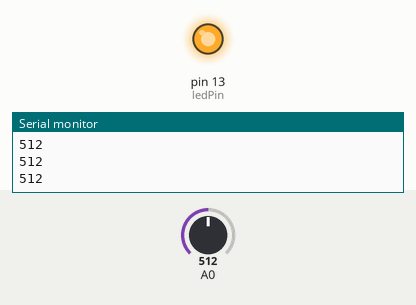
Recording of a sketch running on a simulated Arduino Uno, built with avr-gcc and run on an emulated ATmega328P. On the bench: output pins drawn as LEDs (lit = HIGH), the last lines printed to the serial monitor. The test bench sets the inputs (shaded band); at power-on: A0 = 512.

Above: at 1.2 s.
1.3 s: A0 set to 501
At 2.1 s:
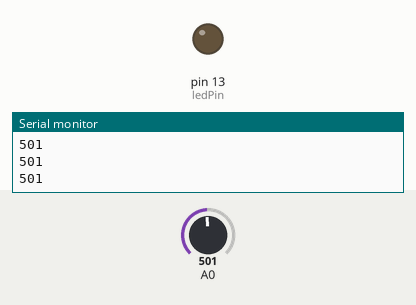
2.8 s: A0 set to 522
At 3.4 s:
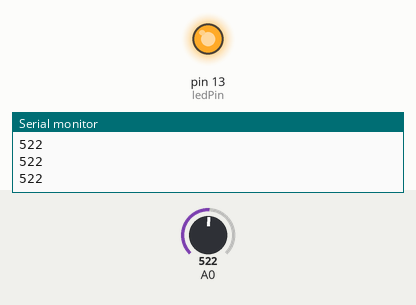
4.3 s: A0 set to 511
At 4.7 s:
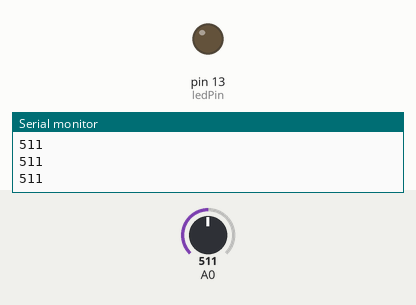
Timing chart, 0 to 7.3 s (numbered marks = the images above; inputs shaded):
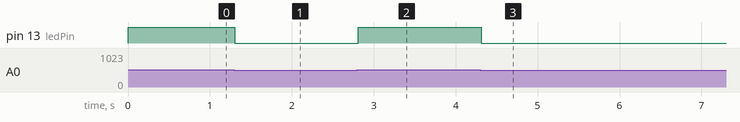

The sketch:

mic01.ino
```cpp
/* Knock Sensor

 * ----------------

 *

 * Program using a Piezo element as if it was a knock sensor.

 *

 * We have to basically listen to an analog pin and detect

 * if the signal goes over a certain threshold. It writes

 * "knock" to the serial port if the Threshold is crossed,

 * and toggles the LED on pin 13.

 *

 * (cleft) 2005 D. Cuartielles for K3

 * edited by Scott Fitzgerald 14 April 2013

 */


int ledPin = 13;

int knockSensor = 0;

int val = 0;

int statePin = LOW;

int THRESHOLD = 512;


void setup() {

 pinMode(ledPin, OUTPUT);

 Serial.begin(9600);

}


void loop() {

  val = analogRead(A0);
    Serial.println(val);
  if (val >= THRESHOLD) {

    statePin = !statePin;

    digitalWrite(ledPin, HIGH);


  }
  else
  {
       digitalWrite(ledPin, LOW);
  }

  delay(100);  // we have to make a delay to avoid overloading the serial port

}
```

Measured:
- the behaviour switches between 512 and 511 on A0 (found by bisection; images 0 and 1)
- after the input at 1.3 s, pin 13 (ledPin): HIGH → LOW at once
- after the input at 2.8 s, pin 13 (ledPin): LOW → HIGH at once
- after the input at 4.3 s, pin 13 (ledPin): HIGH → LOW at once
